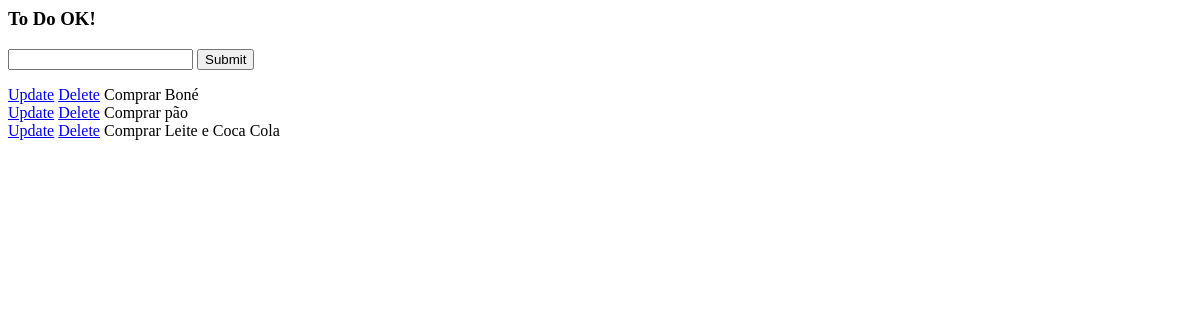
The app's page /, older data.
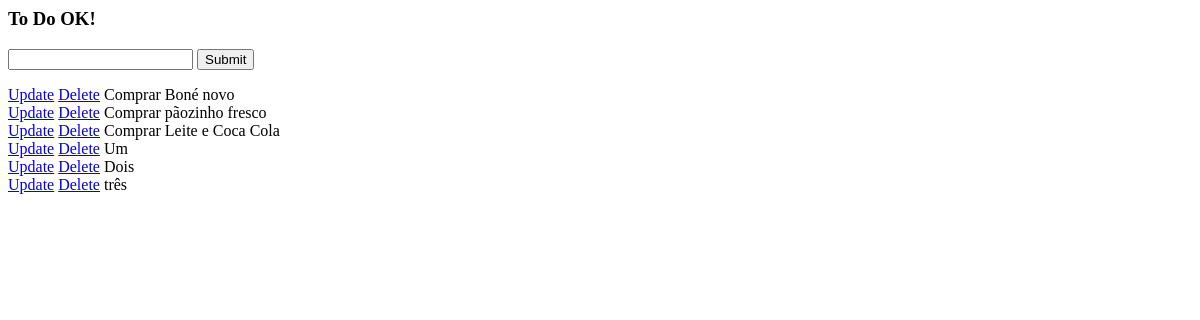
The same page, newer data.
### tasks/models.py (models this page shows)
class Task(models.Model):
  title = models.CharField(max_length=200)
  complete = models.BooleanField(default=False)
  created = models.DateTimeField(auto_now_add=True)
  def __str__(self):
    return self.title # retorna o título

### tasks/views.py (the view)
# urls.py: path('', views.index, name='list'),
def index(request):
  tasks = Task.objects.all() # pega todos os objetos tasks
  form = TaskForm()
  if request.method == 'POST':
    form = TaskForm(request.POST)
    if form.is_valid():
      form.save()
    return redirect('/')
  context =  {'tasks': tasks, 'form': form} # Coloca tasks em um dicionário e em uma variável para poder renderizar na view
  return render(request, 'tasks/list.html', context) # renderiza a view tasks/list.html com context como um terceiro parâmetro

### tasks/forms.py
class TaskForm(forms.ModelForm):
  class Meta:
    model = Task
    fields = '__all__'

### tasks/templates/tasks/list.html (shortened to what this page needs)
<h3>To Do OK!</h3>
<form method="POST" action="/">
  {{ form.title }}
  <input type="submit" name="Create Task">
</form>
{% for task in tasks %}
  <div>
    <a href="{% url 'update_task' task.id %}">Update</a>
    <a href="{% url 'delete' task.id %}">Delete</a>
    {% if task.complete == True %}
    <strike>{{task}}</strike>
    {% else %}
    <span>{{task}}</span>
    {% endif %}
  </div>
{% endfor %}

Row changes from the older to the newer data that the page shows:
changed Task: title "Comprar Boné" → "Comprar Boné novo"
changed Task: title "Comprar pão" → "Comprar pãozinho fresco"
added Task: title "Um"
added Task: title "Dois"
added Task: title "três"
